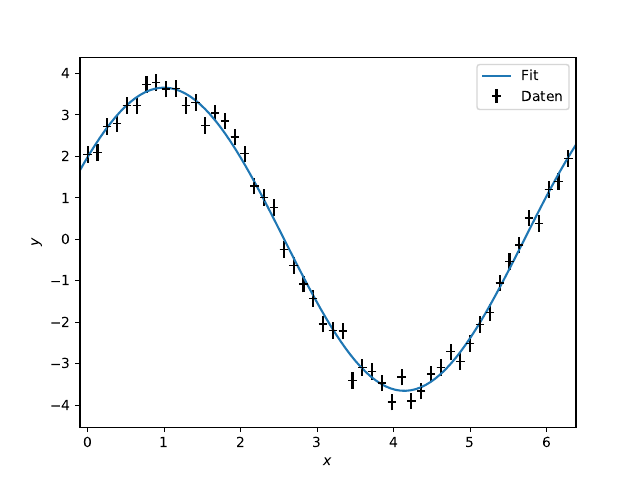

This figure's Python source:
import matplotlib.pyplot as plt
import numpy as np
import uncertainties as unc
import uncertainties.unumpy as unp


def create_data():
    ''' Create the data file '''
    x = np.linspace(0, 2 * np.pi)
    y = 3 * np.sin(x) + 2 * np.cos(x) + np.random.normal(0, 0.2, len(x))
    np.savetxt("daten.txt", np.column_stack([x, y]), header="x y")


def linleastsquares(functions, x_values, y_values):
    y = unp.nominal_values(y_values)
    Z = np.linalg.inv(unc.covariance_matrix(y_values))

    A = np.column_stack([f(x_values) for f in functions])

    invATA = np.linalg.inv(A.T @ Z @ A)
    params = invATA @ A.T @ Z @ y

    cov = invATA

    return unc.correlated_values(params.flat, cov)


def linear_combination(x, functions, params):
    return np.sum([p * f(x) for p, f in zip(params, functions)], axis=0)


if __name__ == '__main__':
    create_data()

    x, y = np.genfromtxt("daten.txt", unpack=True)
    y = unp.uarray(y, 0.2)

    # remember, in python everything is an object,
    # so we can just create a list of functions.
    functions = [np.sin, np.cos]

    params = linleastsquares(functions, x, y)
    print(params)

    for i, param in enumerate(params):
        # for ufloat formatting see https://pythonhosted.org/uncertainties/user_guide.html
        print(f'p_{i} = {param:P}')

    x_plot = np.linspace(-0.1, 2 * np.pi + 0.1, 100)

    plt.errorbar(x, unp.nominal_values(y), yerr=unp.std_devs(y), fmt='k+', label="Daten")
    plt.plot(
        x_plot,
        unp.nominal_values(linear_combination(x_plot, functions, params)),
        label="Fit"
    )
    plt.xlabel(r'$x$')
    plt.ylabel(r'$y$')
    plt.xlim(-0.1, 2 * np.pi + 0.1)
    plt.legend()
    plt.savefig('loesung.pdf')
